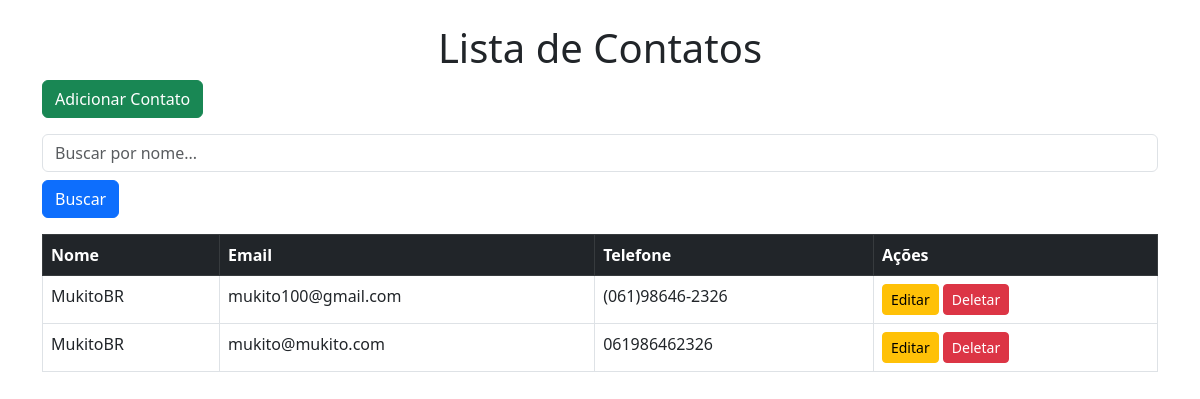
The app's page /contatos/, older data.
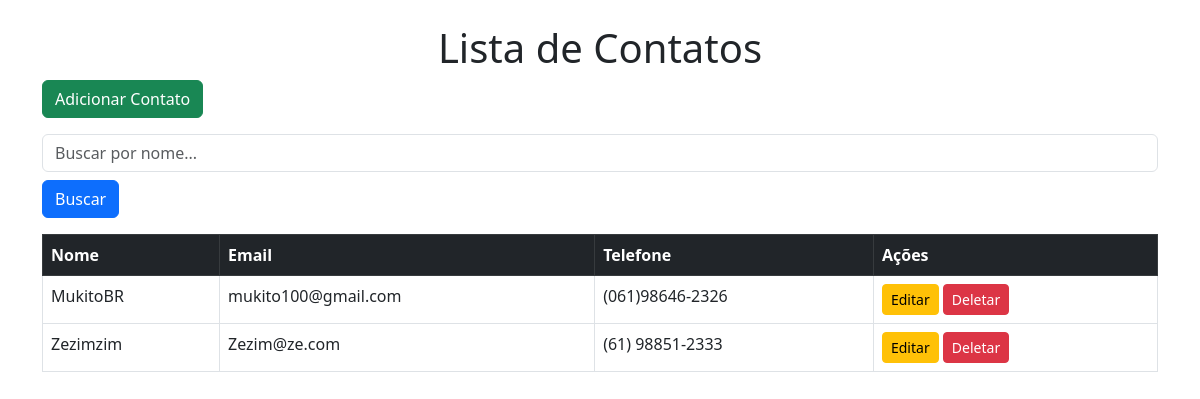
The same page, newer data.
### contatos/models.py (models this page shows, shortened)
class Contato(models.Model):
    nome = models.CharField(max_length=100)
    email = models.EmailField(unique=True)
    telefone = models.CharField(max_length=15)

### contatos/views.py (the view)
# urls.py: path('', lista_contatos, name='lista_contatos'),
def lista_contatos(request):
    query = request.GET.get('q')
    if query:
        contatos = Contato.objects.filter(nome__icontains=query)
    else:
        contatos = Contato.objects.all()
    return render(request, 'contatos/lista.html', {'contatos': contatos})

### contatos/templates/contatos/lista.html (shortened to what this page needs)
<!DOCTYPE html>
<html lang="pt-br">
    <head>
        <link href="https://cdn.jsdelivr.net/npm/bootstrap@5.3.0/dist/css/bootstrap.min.css" rel="stylesheet">
    </head>
    <body class="container mt-4">
        <h1 class="text-center">Lista de Contatos</h1>
        <a href="{% url 'criar_contato' %}" class="btn btn-success mb-3">Adicionar Contato</a>
        <form method="GET" class="mb-3">
            <input type="text" name="q" class="form-control" placeholder="Buscar por nome...">
            <button type="submit" class="btn btn-primary mt-2">Buscar</button>
        </form>
        <table class="table table-bordered">
            <thead class="table-dark">
                <tr>
                    <th>Nome</th>
                    <th>Email</th>
                    <th>Telefone</th>
                    <th>Ações</th>
                </tr>
            </thead>
            <tbody>
                {% for contato in contatos %}
                    <tr>
                        <td>{{ contato.nome }}</td>
                        <td>{{ contato.email }}</td>
                        <td>{{ contato.telefone }}</td>
                        <td>
                            <a href="{% url 'editar_contato' contato.id %}" class="btn btn-warning btn-sm">Editar</a>
                            <a href="{% url 'deletar_contato' contato.id %}" class="btn btn-danger btn-sm">Deletar</a>
                        </td>
                    </tr>
                {% endfor %}
            </tbody>
        </table>
    </body>
</html>

Row changes from the older to the newer data that the page shows:
removed Contato: nome "MukitoBR", email "mukito@mukito.com", telefone "061986462326"
added Contato: nome "Zezimzim", email "Zezim@ze.com", telefone "(61) 98851-2333"
